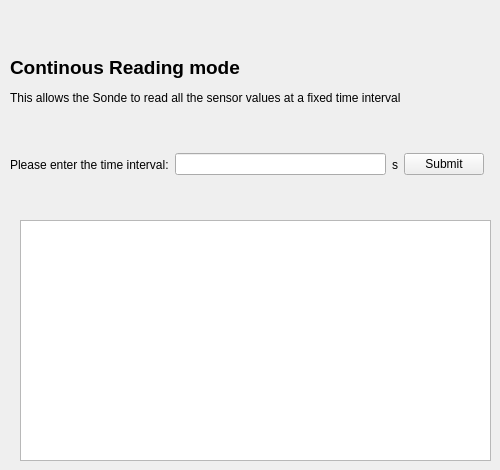
    <widget class="QWidget" name="tab_10">
     <attribute name="title">
      <string>Continous</string>
     </attribute>
     <widget class="QTextBrowser" name="contReadOut">
      <property name="geometry">
       <rect>
        <x>20</x>
        <y>220</y>
        <width>471</width>
        <height>241</height>
       </rect>
      </property>
     </widget>
     <widget class="QLabel" name="label_4">
      <property name="geometry">
       <rect>
        <x>10</x>
        <y>40</y>
        <width>441</width>
        <height>81</height>
       </rect>
      </property>
      <property name="text">
       <string>&lt;html&gt;&lt;head/&gt;&lt;body&gt;&lt;p&gt;&lt;span style=&quot; font-size:14pt; font-weight:600;&quot;&gt;Continous Reading mode&lt;/span&gt;&lt;/p&gt;&lt;p&gt;This allows the Sonde to read all the sensor values at a fixed time interval &lt;/p&gt;&lt;/body&gt;&lt;/html&gt;</string>
      </property>
      <property name="wordWrap">
       <bool>true</bool>
      </property>
     </widget>
     <widget class="QWidget" name="layoutWidget">
      <property name="geometry">
       <rect>
        <x>10</x>
        <y>150</y>
        <width>474</width>
        <height>29</height>
       </rect>
      </property>
      <layout class="QHBoxLayout" name="horizontalLayout">
       <item>
        <widget class="QLabel" name="label_2">
         <property name="text">
          <string>Please enter the time interval:</string>
         </property>
        </widget>
       </item>
       <item>
        <widget class="QLineEdit" name="lineEdit"/>
       </item>
       <item>
        <widget class="QLabel" name="label_3">
         <property name="text">
          <string>s</string>
         </property>
         <property name="alignment">
          <set>Qt::AlignCenter</set>
         </property>
        </widget>
       </item>
       <item>
        <widget class="QPushButton" name="pushButton">
         <property name="text">
          <string>Submit</string>
         </property>
        </widget>
       </item>
      </layout>
     </widget>
    </widget>
